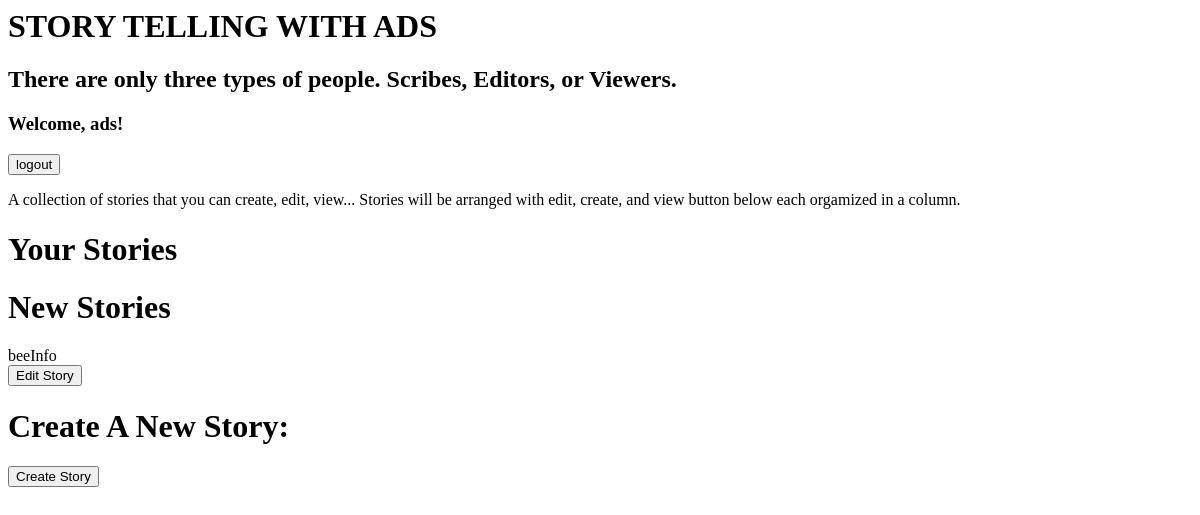
Before: /home (signed in) with the older database file.
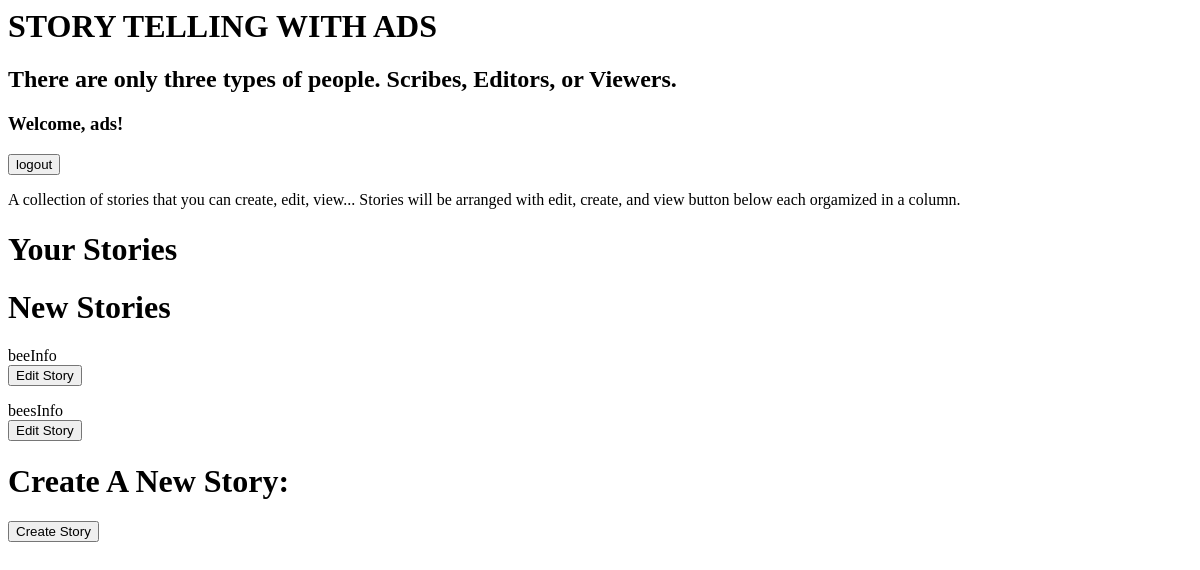
After: the same page with the newer database file.
### tables this page shows
CREATE TABLE UserInfo (username TEXT, password TEXT);

CREATE TABLE StoryInfo (storyName TEXT, fullStory TEXT, lastAdded TEXT, Contributors TEXT);

### init.py (the view)
@app.route('/home')
def home():
    username = session['username']
    password = session['password']
    if db_tools.verify_account(username, password):
        viewable_pages, editable_pages = db_tools.get_user_stories(username)[0], db_tools.get_user_stories(username)[1]
        print(viewable_pages)
        return render_template("home_page.html", username = username,
        viewable_stories = viewable_pages, editable_stories = editable_pages)

### db_tools.py (called while the page is built)
def get_table_list(tableName):
    db = sqlite3.connect(DB_FILE, check_same_thread=False)
    c = db.cursor()
    res = c.execute(f"SELECT * from {tableName}")
    out = res.fetchall()
    db.commit()
    db.close()
    return out

def verify_account(username, password):
    accounts = get_table_list("UserInfo")
    for account in accounts:
        if account[0] == username and account[1] == password:
            return True
    return False

def get_user_stories(username):
    viewable_stories = []
    editable_stories = []
    stories = get_table_list("StoryInfo")
    for story in stories:
        contributors = story[3].split(",")
        if username in contributors:
            viewable_stories.append(story[0])
        else:
            editable_stories.append(story[0])
    return viewable_stories, editable_stories

### templates/home_page.html (shortened to what this page needs)
<head>
  </head>
  <body>
    <h1>
      STORY TELLING WITH ADS
    </h1>
    <h2>
       There are only three types of people. Scribes, Editors, or Viewers.
    </h2>
    <h3>
        Welcome, {{username}}!
    </h3>
    <form action="/logout">
        <input type="submit" value="logout" />
    </form>
    <p>
       A collection of stories that you can create, edit, view... Stories will be arranged with edit, create, and view button below each orgamized in a column.
    </p>
    <h1> Your Stories</h1>
    <h1> New Stories </h1>
    {% for page in editable_stories %}
    {{page}}
    <form action="/edit" method = "POST">
       <input type="submit" value="Edit Story">
    </form>
    {% endfor %}
    <h1> Create A New Story: </h1>
    <form action="/create" method = "POST">
        <input type="submit" value="Create Story">
     </form>
  </body>
</html>

Changed rows visible on the page:
added StoryInfo: storyName "beesInfo"
